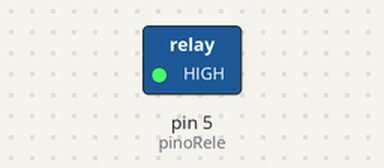
The sketch below on a simulated Arduino Uno, built with avr-gcc and run on an emulated ATmega328P. On the bench: switched loads named in the sketch (green lamp = pin HIGH).

Above: at 1.5 s.
At 4.5 s:
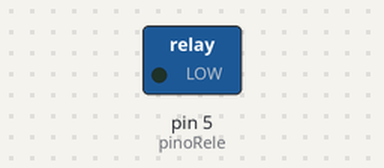
Timing chart, 0 to 7.8 s (numbered marks = the images above):
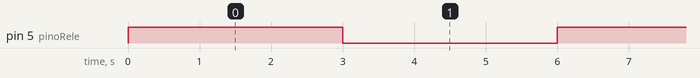

Measured:
- by itself, pin 5 (pinoRele): alternates HIGH for 3.0 s and LOW for 3.0 s

The sketch:

Teste_Rele_5Pinos.ino
```cpp
int pinoRele = 5;
int estadorele = 0;

void setup() {
  pinMode(pinoRele, OUTPUT);
}

void loop() {
  estadorele = !estadorele;
  digitalWrite(pinoRele, estadorele);
  delay(3000);
}
```
